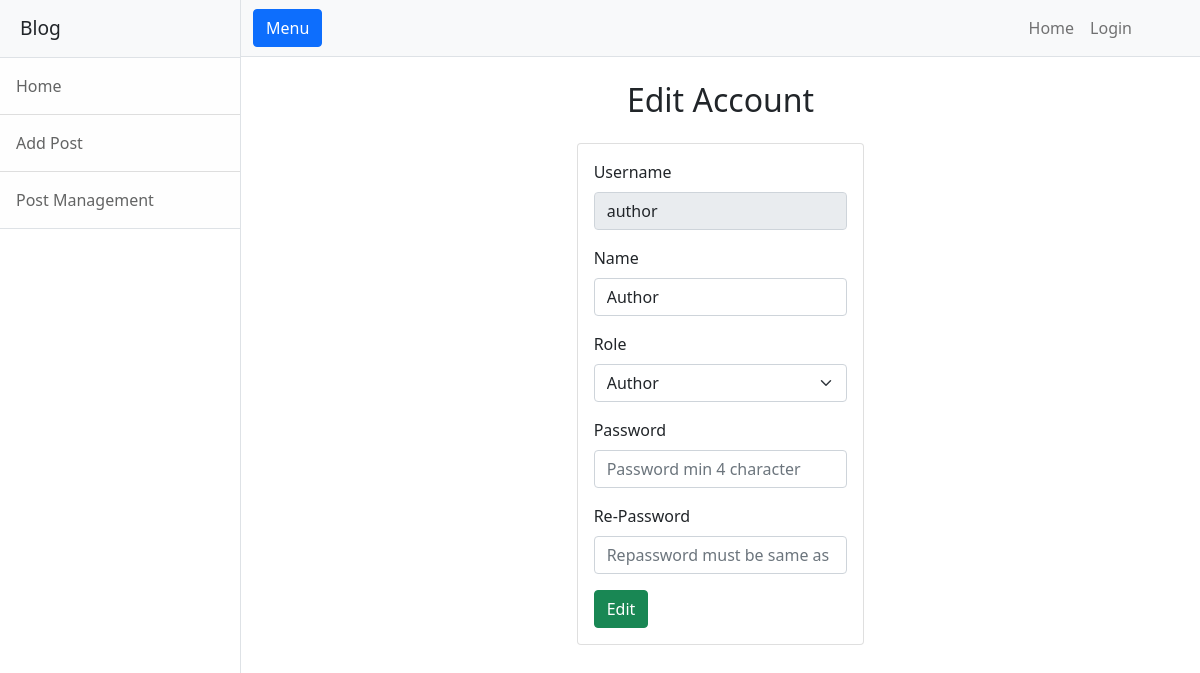
The app's page /author/author/edit with its own data.
### tables this page shows
CREATE TABLE IF NOT EXISTS `account` (
  `username` varchar(45) NOT NULL,
  `password` varchar(250) NOT NULL,
  `name` varchar(45) NOT NULL,
  `role` varchar(45) NOT NULL,
  PRIMARY KEY (`username`)
);

### application/controllers/Account.php (called while the page is built, shortened)
<?php
class Account extends CI_Controller
{
	public function __construct()
	{
		$this->load->library('form_validation');
		$this->load->model('Account_m', 'account');
	}
	public function v_edit_author($username)
	{
		$author = $this->account->get_account_row($username);
		$data = [
			'title' => 'Edit Author',
			'content' => 'account/v_edit_author',
			'author' => $author
		];
		$this->load->view('layouts/wrapper', $data);
	}
}

### index.php (called while the page is built, shortened)
<?php
require_once BASEPATH.'core/CodeIgniter.php';

### application/models/Account_m.php (called while the page is built, shortened)
<?php
class Account_m extends CI_Model {
	public function get_account_row($username)
	{
		$this->db->where('username', $username);
		return $this->db->get('account')->row();
	}
}

### application/views/account/v_edit_author.php (the view, shortened to what this page needs)
<h2 class="text-center my-4">Edit Account</h2>
<div class="row m-0">
	<div class="col-md-4 mx-auto">
		<div class="card">
			<div class="card-body">
				<form action="<?= base_url() ?>account/validation_edit" method="post">
					<div class="mb-3">
						<label for="username" class="form-label">Username</label>
						<input required type="text" name="username" id="username" class="form-control" placeholder="Input username" value="<?= $author->username ?>" readonly>
					</div>
					<div class="mb-3">
						<label for="name" class="form-label">Name</label>
						<input required type="text" name="name" id="name" class="form-control" placeholder="Input name" value="<?= $author->name ?>">
					</div>
					<div class="mb-3">
						<label for="role" class="form-label">Role</label>
						<select name="role" id="role" class="form-select" required>
							<option value="author" <?= $author->role == 'author' ? 'selected' : '' ?>>Author</option>
						</select>
					</div>
					<div class="mb-3">
						<label for="password" class="form-label">Password</label>
						<input type="password" name="password" id="password" class="form-control" placeholder="Password min 4 character">
					</div>
					<div class="mb-3">
						<label for="re-password" class="form-label">Re-Password</label>
						<input type="password" name="repassword" id="re-password" class="form-control" placeholder="Repassword must be same as password">
					</div>
					<button class="btn btn-success" type="submit">Edit</button>
				</form>
			</div>
		</div>
	</div>
</div>

### records on screen
account: username "author", name "Author", role "Author"
